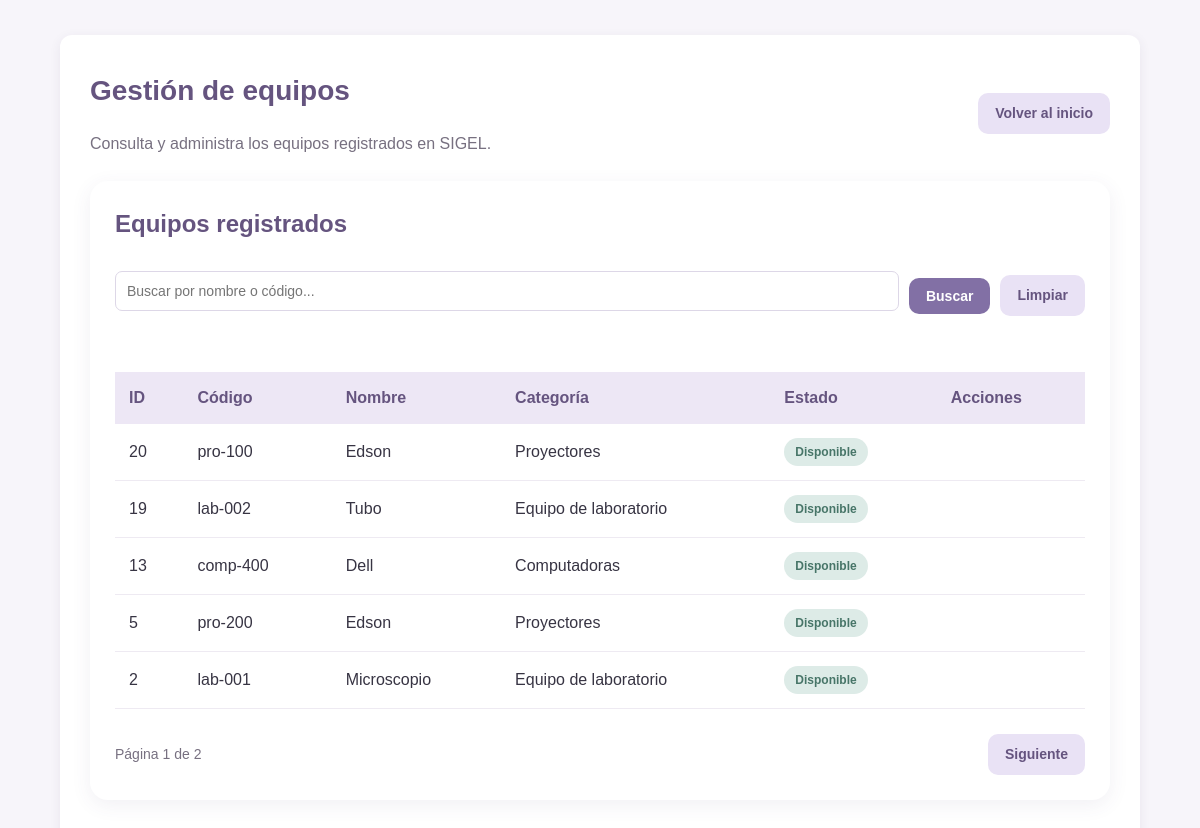
Page /public/equipos/listar.php (signed in) on the committed database.
### tables this page shows
CREATE TABLE `equipos` (
  `id` int(11) NOT NULL,
  `categoria_id` int(11) NOT NULL,
  `codigo` varchar(50) NOT NULL,
  `nombre` varchar(150) NOT NULL,
  `estado` varchar(30) NOT NULL,
  `imagen_ruta` varchar(255) DEFAULT NULL,
  `version` int(11) DEFAULT 1,
  `eliminado_en` datetime DEFAULT NULL
);

CREATE TABLE `categoria` (
  `id` int(11) NOT NULL,
  `nombre` varchar(100) NOT NULL,
  `dias_max_prestamo` int(11) NOT NULL,
  `eliminado_en` datetime DEFAULT NULL
);

### public/equipos/listar.php (the view, shortened to what this page needs)
<?php
$pdo = require __DIR__ . '/../../app/config/config.php';
$buscar = trim($_GET['buscar'] ?? '');
$porPagina = 5;
$pagina = filter_var(
    $_GET['pagina'] ?? 1,
    FILTER_VALIDATE_INT
);
$sqlTotal = "SELECT COUNT(*)
             FROM equipos e
             INNER JOIN categoria c ON c.id = e.categoria_id
             WHERE e.eliminado_en IS NULL
             AND c.eliminado_en IS NULL
             AND (
                 e.nombre LIKE :nombre
                 OR e.codigo LIKE :codigo
             )";
$consultaTotal = $pdo->prepare($sqlTotal);
$consultaTotal->execute([
    'nombre' => "%$buscar%",
    'codigo' => "%$buscar%"
]);
$total = (int) $consultaTotal->fetchColumn();
$totalPaginas = (int) ceil($total / $porPagina);
$inicio = ($pagina - 1) * $porPagina;
$sql = "SELECT
            e.id,
            e.codigo,
            e.nombre,
            e.estado,
            c.nombre AS categoria
        FROM equipos e
        INNER JOIN categoria c ON c.id = e.categoria_id
        WHERE e.eliminado_en IS NULL
        AND c.eliminado_en IS NULL
        AND (
            e.nombre LIKE :nombre
            OR e.codigo LIKE :codigo
        )
        ORDER BY e.id DESC
        LIMIT :inicio, :cantidad";
$consulta = $pdo->prepare($sql);
$consulta->bindValue(':nombre', "%$buscar%", PDO::PARAM_STR);
$consulta->bindValue(':codigo', "%$buscar%", PDO::PARAM_STR);
$consulta->bindValue(':inicio', $inicio, PDO::PARAM_INT);
$consulta->bindValue(':cantidad', $porPagina, PDO::PARAM_INT);
$consulta->execute();
$equipos = $consulta->fetchAll();
?>
<!DOCTYPE html>
<html lang="es">
<head>
    <link rel="stylesheet" href="/css/estilos.css">
</head>
<body>
    <main class="contenedor contenedor-modulo">
        <header class="titulo-modulo">
            <div>
                <h1>Gestión de equipos</h1>
                <p>Consulta y administra los equipos registrados en SIGEL.</p>
            </div>
            <a href="../dashboard.php" class="boton boton-secundario">
                Volver al inicio
            </a>
        </header>
        <section class="panel-modulo">
            <div class="panel-titulo">
                <h2>Equipos registrados</h2>
            </div>
            <form method="GET" action="listar.php" class="formulario-busqueda">
                <input
                    type="text"
                    name="buscar"
                    placeholder="Buscar por nombre o código..."
                    value="<?= htmlspecialchars($buscar, ENT_QUOTES | ENT_SUBSTITUTE, 'UTF-8') ?>"
                >
                <button type="submit" class="boton boton-principal">
                    Buscar
                </button>
                <a href="listar.php" class="boton boton-secundario">
                    Limpiar
                </a>
            </form>
            <div class="tabla-contenedor">
                <table class="tabla-estilizada">
                    <thead>
                        <tr>
                            <th>ID</th>
                            <th>Código</th>
                            <th>Nombre</th>
                            <th>Categoría</th>
                            <th>Estado</th>
                            <th>Acciones</th>
                        </tr>
                    </thead>
                    <tbody>
                        <?php if (count($equipos) > 0): ?>
                            <?php foreach ($equipos as $equipo): ?>
                                <tr>
                                    <td>
                                        <?= (int) $equipo['id'] ?>
                                    </td>
                                    <td>
                                        <?= htmlspecialchars($equipo['codigo'], ENT_QUOTES | ENT_SUBSTITUTE, 'UTF-8') ?>
                                    </td>
                                    <td>
                                        <?= htmlspecialchars($equipo['nombre'], ENT_QUOTES | ENT_SUBSTITUTE, 'UTF-8') ?>
                                    </td>
                                    <td>
                                        <?= htmlspecialchars($equipo['categoria'], ENT_QUOTES | ENT_SUBSTITUTE, 'UTF-8') ?>
                                    </td>
                                    <td>
                                        <span class="estado estado-activo">
                                            <?= htmlspecialchars($equipo['estado'], ENT_QUOTES | ENT_SUBSTITUTE, 'UTF-8') ?>
                                        </span>
                                    </td>
                                    <td>
                                    </td>
                                </tr>
                            <?php endforeach; ?>
                        <?php endif; ?>
                    </tbody>
                </table>
            </div>
            <?php if ($totalPaginas > 0): ?>
                <div class="paginacion">
                    <p>
                        Página <?= $pagina ?> de <?= $totalPaginas ?>
                    </p>
                    <div class="paginacion-botones">
                        <?php if ($pagina < $totalPaginas): ?>
                            <a
                                href="?pagina=<?= $pagina + 1 ?>&buscar=<?= urlencode($buscar) ?>"
                                class="boton boton-secundario"
                            >
                                Siguiente
                            </a>
                        <?php endif; ?>
                    </div>
                </div>
            <?php endif; ?>
        </section>
    </main>
</body>
</html>

### public/css/estilos.css (style rules this page uses)
* { margin: 0; padding: 0; box-sizing: border-box; }
body { font-family: Arial, sans-serif; background-color: #F7F5FA; color: #373443; line-height: 1.5; }
h1 { color: #65547F; margin-bottom: 20px; font-size: 28px; }
h2 { color: #65547F; margin-bottom: 15px; }
.contenedor { width: 90%; max-width: 1100px; margin: 35px auto; background-color: #FFFFFF; padding: 30px; border-radius: 12px; box-shadow: 0 3px 12px rgba(70, 55, 90, 0.08); }
button, .boton { display: inline-block; background-color: #8270A5; color: #FFFFFF; border: none; padding: 10px 18px; border-radius: 7px; cursor: pointer; text-decoration: none; font-size: 14px; transition: background-color 0.2s; }
input, select, textarea { width: 100%; padding: 11px; margin: 7px 0 16px; border: 1px solid #DDD7E7; border-radius: 7px; font-size: 14px; background-color: #FFFFFF; }
table { width: 100%; border-collapse: collapse; margin-top: 20px; background-color: #FFFFFF; }
th { background-color: #EDE7F5; color: #594A70; padding: 13px; text-align: left; }
td { padding: 12px; border-bottom: 1px solid #EEEAF2; }
a { color: #75618F; text-decoration: none; }
.contenedor-modulo { padding-top: 35px; padding-bottom: 50px; }
.titulo-modulo { display: flex; justify-content: space-between; align-items: center; gap: 20px; margin-bottom: 25px; }
.titulo-modulo p { color: #777080; }
.boton { display: inline-block; border: none; border-radius: 10px; padding: 10px 17px; text-decoration: none; font-size: 14px; font-weight: 600; cursor: pointer; transition: 0.2s; }
.boton-principal { background: #8270A5; color: white; }
.boton-secundario { background: #E9E2F5; color: #65547F; }
.panel-modulo { background: white; padding: 25px; border-radius: 18px; box-shadow: 0 5px 20px rgba(80, 60, 110, 0.08); }
.panel-titulo { margin-bottom: 22px; }
.panel-titulo h2 { margin-bottom: 5px; }
.formulario-busqueda { display: flex; align-items: center; gap: 10px; margin-bottom: 25px; }
.formulario-busqueda input { flex: 1; min-width: 150px; }
.tabla-contenedor { width: 100%; overflow-x: auto; }
.tabla-estilizada { width: 100%; border-collapse: collapse; min-width: 700px; }
.tabla-estilizada th { background: #EDE7F5; color: #65547F; padding: 14px; text-align: left; }
.tabla-estilizada td { padding: 14px; border-bottom: 1px solid #EEEAF2; }
.estado { display: inline-block; padding: 5px 11px; border-radius: 20px; font-size: 12px; font-weight: 600; }
.estado-activo { background: #DDEBE7; color: #477568; }
.paginacion { display: flex; justify-content: space-between; align-items: center; gap: 15px; margin-top: 25px; }
.paginacion p { color: #777080; font-size: 14px; }
.paginacion-botones { display: flex; gap: 10px; }

### rows in the picture
equipos: id "20", codigo "pro-100", nombre "Edson", categoria.nombre "Proyectores", estado "Disponible"
equipos: id "19", codigo "lab-002", nombre "Tubo", categoria.nombre "Equipo de laboratorio", estado "Disponible"
equipos: id "13", codigo "comp-400", nombre "Dell", categoria.nombre "Computadoras", estado "Disponible"
equipos: id "5", codigo "pro-200", nombre "Edson", categoria.nombre "Proyectores", estado "Disponible"
equipos: id "2", codigo "lab-001", nombre "Microscopio", categoria.nombre "Equipo de laboratorio", estado "Disponible"

### other values in the picture
$pagina "1"
$totalPaginas "2"
